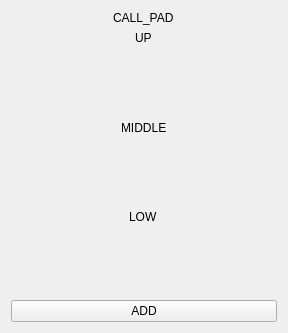
<?xml version="1.0" encoding="UTF-8"?>
<ui version="4.0">
 <class>call_pad_widget</class>
 <widget class="QWidget" name="call_pad_widget">
  <property name="geometry">
   <rect>
    <x>0</x>
    <y>0</y>
    <width>288</width>
    <height>333</height>
   </rect>
  </property>
  <property name="sizePolicy">
   <sizepolicy hsizetype="Expanding" vsizetype="Expanding">
    <horstretch>0</horstretch>
    <verstretch>0</verstretch>
   </sizepolicy>
  </property>
  <property name="windowTitle">
   <string>Form</string>
  </property>
  <layout class="QVBoxLayout" name="verticalLayout_3">
   <item>
    <layout class="QVBoxLayout" name="verticalLayout_2" stretch="0,0,0">
     <property name="sizeConstraint">
      <enum>QLayout::SetDefaultConstraint</enum>
     </property>
     <item alignment="Qt::AlignHCenter|Qt::AlignTop">
      <widget class="QLabel" name="label">
       <property name="text">
        <string>CALL_PAD</string>
       </property>
      </widget>
     </item>
     <item>
      <layout class="QVBoxLayout" name="verticalLayout" stretch="1,1,1">
       <property name="spacing">
        <number>6</number>
       </property>
       <property name="sizeConstraint">
        <enum>QLayout::SetMinAndMaxSize</enum>
       </property>
       <item>
        <layout class="QVBoxLayout" name="up_layout">
         <item alignment="Qt::AlignHCenter|Qt::AlignTop">
          <widget class="QLabel" name="up_label">
           <property name="text">
            <string>UP</string>
           </property>
          </widget>
         </item>
         <item>
          <layout class="QHBoxLayout" name="horizontalLayout_3"/>
         </item>
        </layout>
       </item>
       <item>
        <layout class="QVBoxLayout" name="middle_layout">
         <item alignment="Qt::AlignHCenter|Qt::AlignTop">
          <widget class="QLabel" name="middle_label">
           <property name="text">
            <string>&lt;html&gt;&lt;head/&gt;&lt;body&gt;&lt;p&gt;MIDDLE&lt;/p&gt;&lt;/body&gt;&lt;/html&gt;</string>
           </property>
          </widget>
         </item>
         <item>
          <layout class="QHBoxLayout" name="horizontalLayout_4"/>
         </item>
        </layout>
       </item>
       <item>
        <layout class="QVBoxLayout" name="low_layout">
         <item alignment="Qt::AlignHCenter|Qt::AlignTop">
          <widget class="QLabel" name="low_label">
           <property name="text">
            <string>LOW</string>
           </property>
          </widget>
         </item>
         <item>
          <layout class="QGridLayout" name="gridLayout"/>
         </item>
        </layout>
       </item>
      </layout>
     </item>
     <item>
      <widget class="QPushButton" name="pushButton">
       <property name="text">
        <string>ADD</string>
       </property>
      </widget>
     </item>
    </layout>
   </item>
  </layout>
 </widget>
 <resources/>
 <connections/>
</ui>
